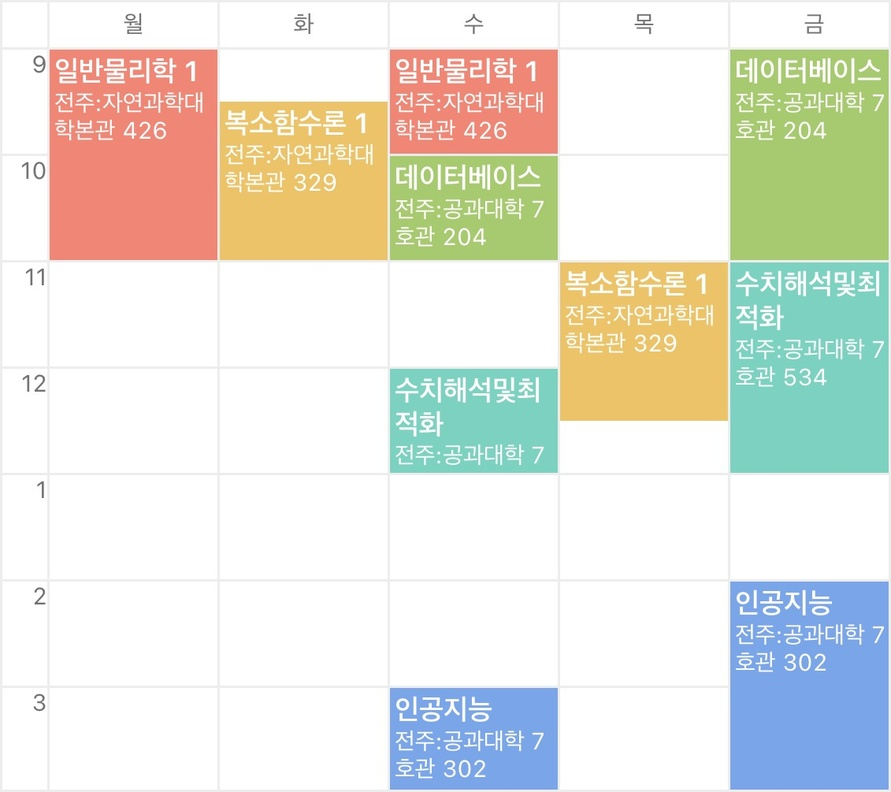
#> input picture images/timetable.jpg, 891 x 792 px, shrunk from 1131 x 1005 before the run
$ jupyter execute 4_6_matplotlib.ipynb
#> lines starting #> are read from the running program, lines starting #| are printed output that depends on the picture
[cell 1]
import cv2
import matplotlib.pyplot as plt
import numpy as np

[cell 2]
img = cv2.imread("../images/timetable.jpg", cv2.IMREAD_COLOR)
#> img is the input picture: shape (792, 891, 3); mean B, G, R 219.4, 229.2, 228.5
if img is None: raise Exception("영상 파일 읽기 에러")

rows, cols = img.shape[:2]
#> rows = 792; cols = 891
rgb_img = cv2.cvtColor(img, cv2.COLOR_BGR2RGB)
gray_img = cv2.cvtColor(img, cv2.COLOR_BGR2GRAY)
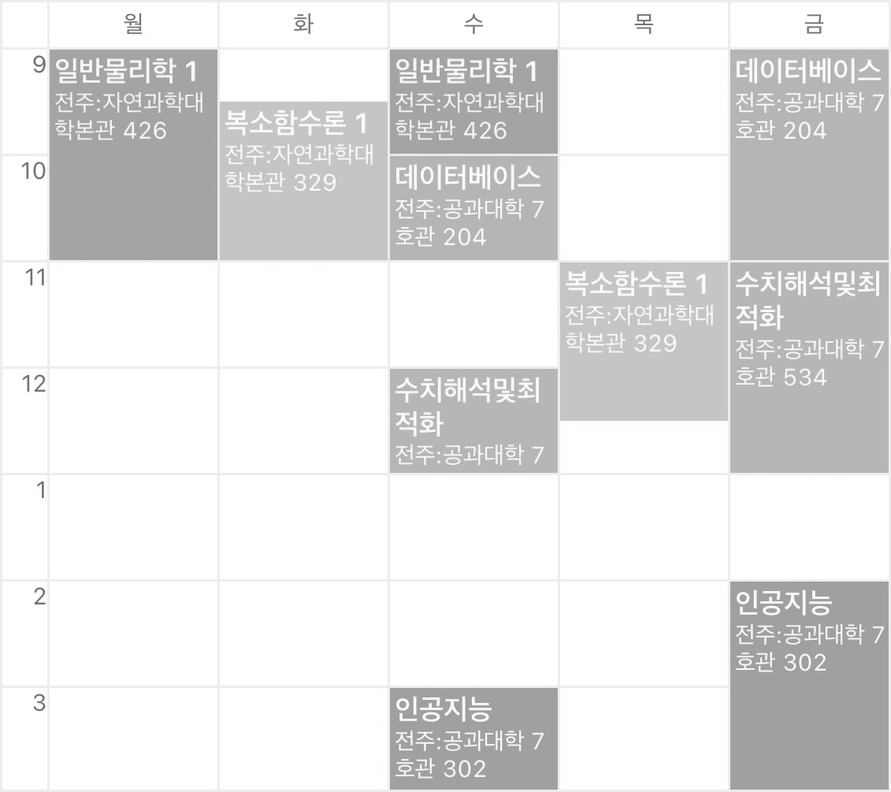
#> gray_img: shape (792, 891); min 85, max 255, mean 227.9

fig = plt.figure(num = 1, figsize=(3, 4))
plt.imshow(img)
plt.title("fig1- original(bgr)")
plt.axis('off')
plt.tight_layout()

[cell 3]
fig = plt.figure(figsize=(6, 4))
plt.suptitle("fig2- pyplot img display")

plt.subplot(1, 2, 1)
plt.imshow(rgb_img)
plt.axis([0, cols, rows, 0])
plt.title("rgb color")

plt.subplot(1, 2, 2)
plt.imshow(gray_img, cmap="gray")
plt.title("gray_img2")

plt.show()
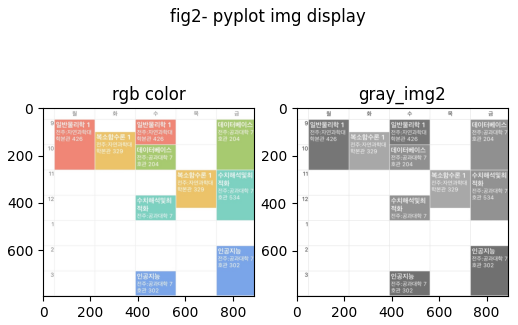
#> figure drawn by matplotlib, 2 panels

[cell 4]
methods = ['none', 'nearest', 'bilinear', 'bicubic', 'spline16', 'spline36']
grid = np.random.rand(5, 5)

fig, axs = plt.subplots(nrows=2, ncols=3, figsize=(8, 6))

for ax, method in zip(axs.flat, methods):
    ax.imshow(grid, interpolation = method, cmap='gray')
    ax.set_title(method)

plt.tight_layout()
plt.show()
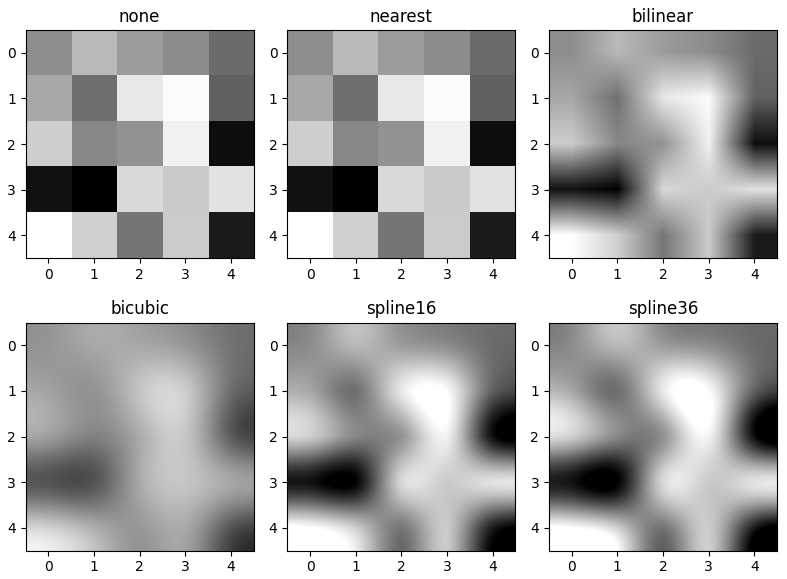
#> figure drawn by matplotlib, 6 panels

[cell 5]
x = np.arange(10)
y1 = np.arange(10)
y2 = np.arange(10) ** 2
y3 = np.random.choice(50, size=10)

plt.figure(figsize=(5, 3))
plt.plot(x, y1, 'b--', linewidth=2)
plt.plot(x, y2, 'go-', linewidth=3)
plt.plot(x, y3, 'c+:', linewidth=5)

plt.title("Line examples")
plt.axis([0, 10, 0, 80])
plt.tight_layout()
plt.savefig(fname="../images/sample.png", dpi=300)
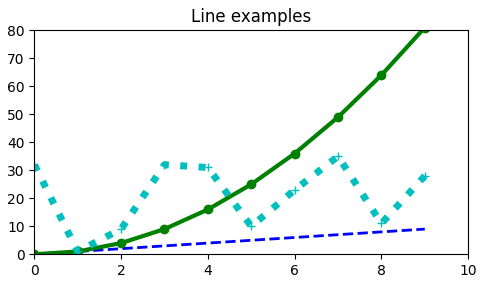
#> figure drawn by matplotlib, 1 panel; curve peaks at x = 9, y = 9; curve peaks at x = 9, y = 81; curve peaks at x = 7, y = 35
plt.show()
